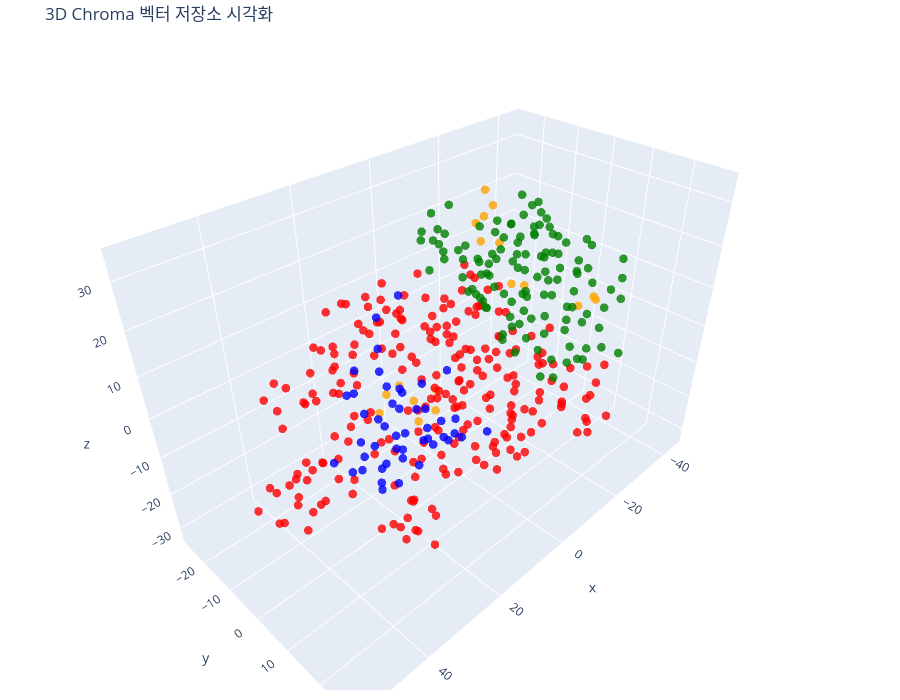

The notebook cell saved with this chart:
### Code cell
# 3D로도 시도해 봅시다!
# 3D는 2D보다 더 많은 분리 구조를 보여줄 수 있습니다
# 💡 Plotly 3D 산점도는 인터랙티브하게 회전/확대 가능합니다

tsne = TSNE(n_components=3, random_state=42)
reduced_vectors = tsne.fit_transform(vectors)

# 3D 산점도 생성
fig = go.Figure(data=[go.Scatter3d(
    x=reduced_vectors[:, 0],
    y=reduced_vectors[:, 1],
    z=reduced_vectors[:, 2],
    mode='markers',
    marker=dict(size=5, color=colors, opacity=0.8),
    text=[f"Type: {t}<br>Text: {d[:100]}..." for t, d in zip(doc_types, documents)],
    hoverinfo='text'
)])

fig.update_layout(
    title='3D Chroma 벡터 저장소 시각화',
    scene=dict(xaxis_title='x', yaxis_title='y', zaxis_title='z'),
    width=900,
    height=700,
    margin=dict(r=10, b=10, l=10, t=40)
)

fig.show()

### Figure 1 — Plotly figure (JSON) as saved in the notebook; plotly's stock layout.template omitted (floating-point values rounded to 4 significant figures; data arrays with more than 128 entries replaced by an {"elided": "..."} marker saying what was removed)
{"data": [{"hoverinfo": "text", "marker": {"color": {"elided": "413 str values"}, "opacity": 0.8, "size": 5}, "mode": "markers", "text": {"elided": "413 str values"}, "type": "scatter3d", "x": {"elided": "413 float values"}, "y": {"elided": "413 float values"}, "z": {"elided": "413 float values"}}], "layout": {"height": 700, "margin": {"b": 10, "l": 10, "r": 10, "t": 40}, "scene": {"xaxis": {"title": {"text": "x"}}, "yaxis": {"title": {"text": "y"}}, "zaxis": {"title": {"text": "z"}}}, "title": {"text": "3D Chroma 벡터 저장소 시각화"}, "width": 900}}
